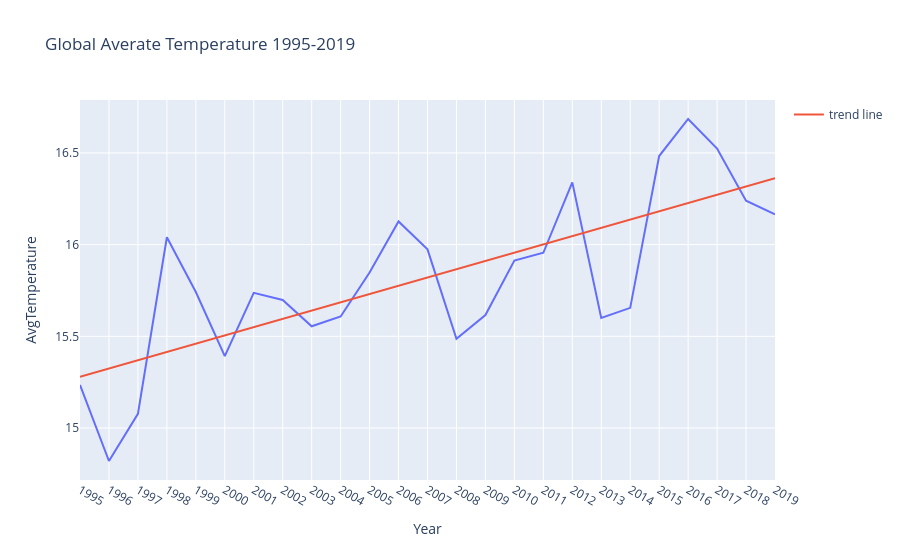

The code cell stored with this chart in its notebook:
### Markdown cell above
### Overall Trend Analysis
Let's fit a linear line to our plot using numpy and Linear Regression

### Code cell
coefs = np.polyfit(x = data_agg.Year, y = data_agg.AvgTemperature, deg = 1)
m = coefs[0]
c = coefs[1]
line = m * data_agg.Year + c

fig.add_trace(go.Scatter(x = data_agg.Year, y = line, name = "trend line"))
fig.show()

### Figure 1 — Plotly figure (JSON) as saved in the notebook; plotly's stock layout.template omitted (floating-point values rounded to 4 significant figures)
{"data": [{"hovertemplate": "Year=%{x}<br>AvgTemperature=%{y}<extra></extra>", "legendgroup": "", "line": {"color": "#636efa", "dash": "solid"}, "marker": {"symbol": "circle"}, "mode": "lines", "name": "", "orientation": "v", "showlegend": false, "type": "scatter", "x": [1995, 1996, 1997, 1998, 1999, 2000, 2001, 2002, 2003, 2004, 2005, 2006, 2007, 2008, 2009, 2010, 2011, 2012, 2013, 2014, 2015, 2016, 2017, 2018, 2019], "xaxis": "x", "y": [15.23, 14.82, 15.08, 16.04, 15.74, 15.39, 15.74, 15.7, 15.55, 15.61, 15.85, 16.13, 15.97, 15.49, 15.62, 15.91, 15.96, 16.34, 15.6, 15.66, 16.48, 16.69, 16.52, 16.24, 16.16], "yaxis": "y"}, {"name": "trend line", "type": "scatter", "x": [1995, 1996, 1997, 1998, 1999, 2000, 2001, 2002, 2003, 2004, 2005, 2006, 2007, 2008, 2009, 2010, 2011, 2012, 2013, 2014, 2015, 2016, 2017, 2018, 2019], "y": [15.28, 15.32, 15.37, 15.41, 15.46, 15.5, 15.55, 15.59, 15.64, 15.69, 15.73, 15.78, 15.82, 15.87, 15.91, 15.96, 16.0, 16.05, 16.09, 16.14, 16.18, 16.23, 16.27, 16.32, 16.36]}], "layout": {"legend": {"tracegroupgap": 0}, "title": {"text": "Global Averate Temperature 1995-2019"}, "xaxis": {"anchor": "y", "domain": [0, 1], "dtick": "Year", "title": {"text": "Year"}}, "yaxis": {"anchor": "x", "domain": [0, 1], "title": {"text": "AvgTemperature"}}}}
